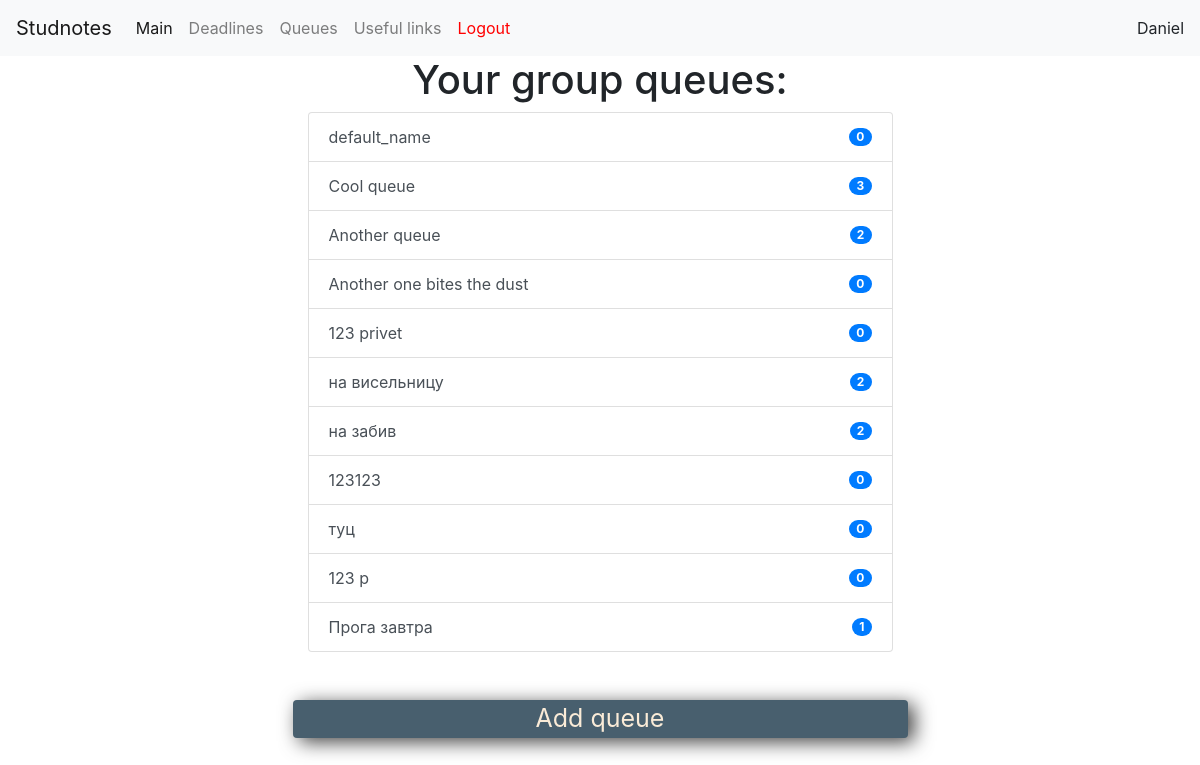
The page /queues (signed in) on the database its author committed.
### app/models/users.py (models this page shows, shortened)
class User(UserMixin, db.Model):
    id = db.Column(db.Integer, primary_key=True)
    username = db.Column(db.String(32), index=True, unique=True)
    group_id = db.Column(db.Integer, db.ForeignKey('group.id'))
    password_hash = db.Column(db.String(128))
    tg_id = db.Column(db.Integer)
    role = db.Column(db.Boolean)  # 0 -- user, 1 -- headmaster

class Queue(db.Model):
    id = db.Column(db.Integer, primary_key=True)
    group_id = db.Column(db.Integer, db.ForeignKey('group.id'))
    queue_name = db.Column(db.String(128))
    def get_size(self):
        lst = QueueMember.query.filter_by(queue_id=self.id).all()
        return len(lst)

### app/routes/queue/queue.py (the view)
@bp.route('/queues', methods=['GET'])
@login_required
def queue_list():
    queues = Queue.query.filter_by(group_id=current_user.group_id).all()
    return render_template('queue_list.html', queues=queues)

### app/models/users.py (called while the page is built)
@login.user_loader
def load_user(id):
    return User.query.get(int(id))

### app/templates/queue_list.html (shortened to what this page needs)
{% extends "navbar.html" %}
{% block content %}
    <div class="wrapper">
        <div class="row justify-content-center">
            <div class="col-md-12">
                <h1 class="" style="text-align: center;"> Your group queues: </h1>
            </div>
        </div>
        <div class="row justify-content-center">
            <div class="col-md-6">
                <ul class="list-group" id="all_queues">
                    {% if queues %}
                        {%  for i in queues %}
                            <button type="button" onclick="window.location.href = '/queues/{{i.id}}';" class="list-group-item list-group-item-action d-flex justify-content-between align-items-center">
                               {% if i.queue_name %}
                                    {{ i.queue_name }}
                                {% else %}
                                   default_name
                                {% endif %}
                                <span class="badge badge-primary badge-pill">{{i.get_size()}}</span>
                            </button>
                        {% endfor %}
                    {% endif %}
                </ul>
            </div>
        </div>
        <br>
        <br>
        <div class="row justify-content-center">
            <div class="col-md-6 rounded" style="box-shadow: 6px 4px 19px 0px rgba(0,0,0,0.75) !important; text-align: center; font-size: 25px; background-color: #485F6E; color: antiquewhite;" onclick="exec_add_deadline()" >Add queue</div>
        </div>
    </div>
{% endblock %}

### app/templates/navbar.html (shortened to what this page needs)
<!DOCTYPE html>
<html lang="en">
<head>
    <link rel="stylesheet" href="{{ url_for('static', filename='css/bootstrap.min.css') }}">
    <link rel="stylesheet" href="{{ url_for('static', filename='css/main.css') }}">
</head>
<body>
    <nav class="navbar navbar-expand-lg navbar-light bg-light">
      <a class="navbar-brand" href="/">Studnotes</a>
      <div class="collapse navbar-collapse" id="navbarNav">
        <ul class="navbar-nav mr-auto">
          <li class="nav-item active">
            <a class="nav-link" href="/">Main</a>
          </li>
            {% if not current_user.is_anonymous %}
              <li class="nav-item">
                <a class="nav-link" href="{{ url_for('deadline.deadline_page') }}">Deadlines</a>
              </li>
            <li class="nav-item">
                <a class="nav-link" href="{{ url_for('queue.queue_list') }}">Queues</a>
              </li>
              <li class="nav-item">
                <a class="nav-link" href="/">Useful links</a>
              </li>
              <li class="nav-item">
                 <a class="nav-link" href="{{ url_for('login.logout') }}" style="color:red;"> Logout </a>
              </li>
            {% endif %}
        </ul>
        {% if not current_user.is_anonymous %}
            <ul class="navbar-nav">
              <li class="nav-item">
                {{current_user.username}}
              </li>
            </ul>
        {% endif %}
      </div>
    </nav>
    {% block content %}{% endblock %}
</body>
</html>

### app/static/css/main.css (style rules this page uses)
html { font-family: 'Georgia', 'Consolas', 'Deja Vu Sans Mono', 'Bitstream Vera Sans Mono', monospace; }

### rows shown on the page
User: username "Daniel"
Queue: shows "default_name", get_size "0"
Queue: queue_name "Cool queue", get_size "3"
Queue: queue_name "Another queue", get_size "2"
Queue: queue_name "Another one bites the dust", get_size "0"
Queue: queue_name "123 privet", get_size "0"
Queue: queue_name "на висельницу", get_size "2"
Queue: queue_name "на забив", get_size "2"
Queue: queue_name "123123", get_size "0"
Queue: queue_name "туц", get_size "0"
Queue: queue_name "123 p", get_size "0"
Queue: queue_name "Прога завтра", get_size "1"
